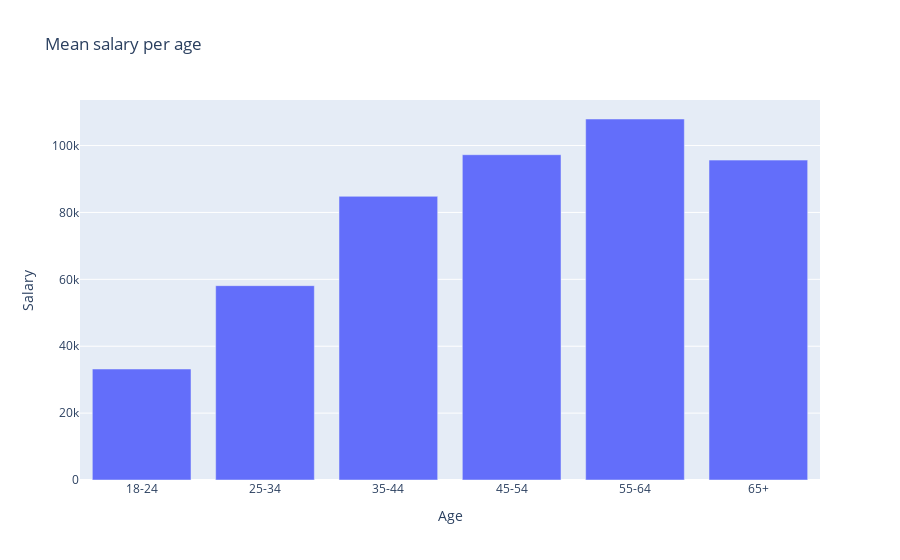

This figure's notebook cell:
### Markdown cell above
# Data Story Gender Pay Gap

## Introduction

For more than two centuries women have been fighting for equal rights and equal treatment. It has become more and more a political issue.
In many Western societies equal rights for men and women are laid down in law.
This does not mean that men and women are treated equally, but in many contries gender discrimination is against the law.
A notorious difference between men and women is their salaries, how much they get paid for the same amount and quality of work.

This story will explore salaries of software developers, based on data from Stack Overflow (SO), an online community of software developers.
SO runs a yearly survey, asking its members questions about their age, skills, work, interests.
Data from these surveys are available and can be used to analyse the working conditions for these developers.
We will use the surveys from the years 2014 until 2022.

In particular, we will explore the correlation between yearly salary and features like age, country and job type.

## Salary and Age

Salaries tend to rise when people grow older. Let's see what the basic correlation between the two features Salary and Age is.

### Code cell
%run salary_age.ipynb

### Figure 1 — Plotly figure (JSON) as saved in the notebook; plotly's stock layout.template omitted (floating-point values rounded to 4 significant figures)
{"data": [{"alignmentgroup": "True", "hovertemplate": "Age=%{x}<br>Salary=%{y}<extra></extra>", "legendgroup": "", "marker": {"color": "#636efa", "pattern": {"shape": ""}}, "name": "", "offsetgroup": "", "orientation": "v", "showlegend": false, "textposition": "auto", "type": "bar", "x": ["18-24", "25-34", "35-44", "45-54", "55-64", "65+"], "xaxis": "x", "y": [33190.0, 58110.0, 84820.0, 97260.0, 107900.0, 95650.0], "yaxis": "y"}], "layout": {"barmode": "relative", "legend": {"tracegroupgap": 0}, "title": {"text": "Mean salary per age"}, "xaxis": {"anchor": "y", "domain": [0, 1], "title": {"text": "Age"}}, "yaxis": {"anchor": "x", "domain": [0, 1], "title": {"text": "Salary"}}}}
